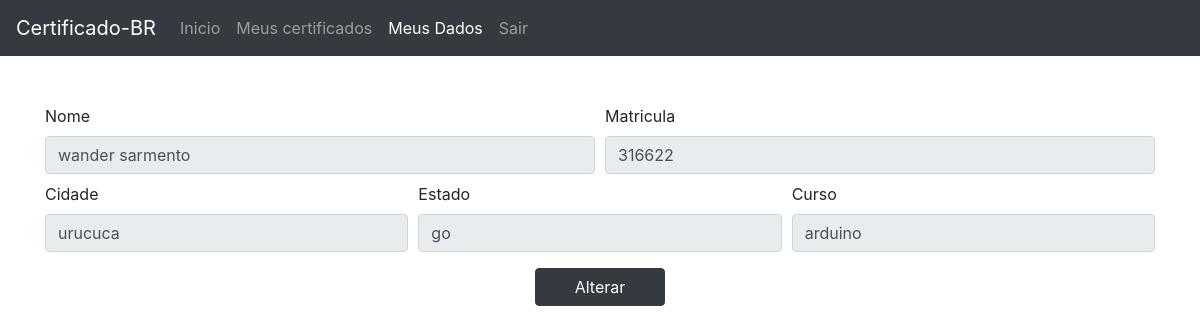
The page /aluno_dados (signed in) on the database its author committed.
### core/models.py (models this page shows, shortened)
class Aluno(models.Model):
    nome = models.CharField('Nome', max_length=200)
    matricula = models.CharField('Matricula', max_length=8, editable=False)
    cidade = models.CharField('Cidade', max_length=40)
    uf = models.CharField('Estado', max_length=20)
    curso = models.CharField('Curso', max_length=200)
    user = models.ForeignKey(User, on_delete=models.CASCADE, null=True, blank=True)

### core/views.py (the view)
# urls.py: path('aluno_dados', aluno_dados, name='aluno_dados'),
@login_required()
def aluno_dados(request):
    template_name = 'aluno_dados.html'
    aluno = Aluno.objects.get(user=request.user)
    return render(request, template_name, locals())

### core/templates/aluno_dados.html (shortened to what this page needs)
{% extends "base.html" %}
{% load static %}
{% block menu %}
<nav class="navbar navbar-expand-lg navbar-dark bg-dark">
    <a class="navbar-brand" href="{% url 'index' %}">Certificado-BR</a>
    <div class="collapse navbar-collapse" id="conteudoNavbarSuportado">
        <ul class="navbar-nav mr-auto">
            <li class="nav-item ">
                <a class="nav-link" href="{% url 'index' %}">Inicio <span class="sr-only">(página atual)</span></a>
            </li>
            <li class="nav-item ">
                <a class="nav-link" href="{% url 'aluno_certificado' %}">Meus certificados</a>
            </li>
            <li class="nav-item active">
                <a class="nav-link" href="{% url 'aluno_dados' %}">Meus Dados</a>
            </li>
            <li class="nav-item">
                <a class="nav-link" href="{% url 'logout' %}">Sair</a>
            </li>
        </ul>
    </div>
</nav>
{% endblock %}
{% block main %}
<div class="row pt-5">
    <div class="container">
        <form method="post">
            <div class="form-row">
                    <div class="col-6">
                        <label for="lblnome">Nome</label>
                        <input type="text" class="form-control" id="lblnome" value="{{ aluno.nome }}" readonly>
                    </div>
                    <div class="col-6">
                        <label for="lblmatricula">Matricula</label>
                        <input type="text" class="form-control" id="lblmatricula" value="{{ aluno.matricula }}" readonly>
                    </div>
                    <div class="col-4 mt-2">
                        <label for="lblcidade">Cidade</label>
                        <input type="text" class="form-control" id="lblcidade" value="{{ aluno.cidade }}" readonly>
                    </div>
                    <div class="col-4 mt-2">
                        <label for="lblestado">Estado</label>
                        <input type="text" class="form-control" id="lblestado" value="{{ aluno.uf }}" readonly>
                    </div>
                    <div class="col-4 mt-2">
                        <label for="lblcurso">Curso</label>
                        <input type="text" class="form-control" id="lblcurso" value="{{ aluno.curso }}" readonly>
                    </div>
                </div>
        </form>
        <center>
            <button class="btn btn-dark mt-3" style="width:130px;" data-toggle="modal" data-target="#modalUpdate">
                Alterar
            </button>
        </center>
    </div>
</div>
{% endblock %}

### rows shown on the page
Aluno: nome "wander sarmento", matricula "316622", cidade "urucuca", uf "go", curso "arduino"
